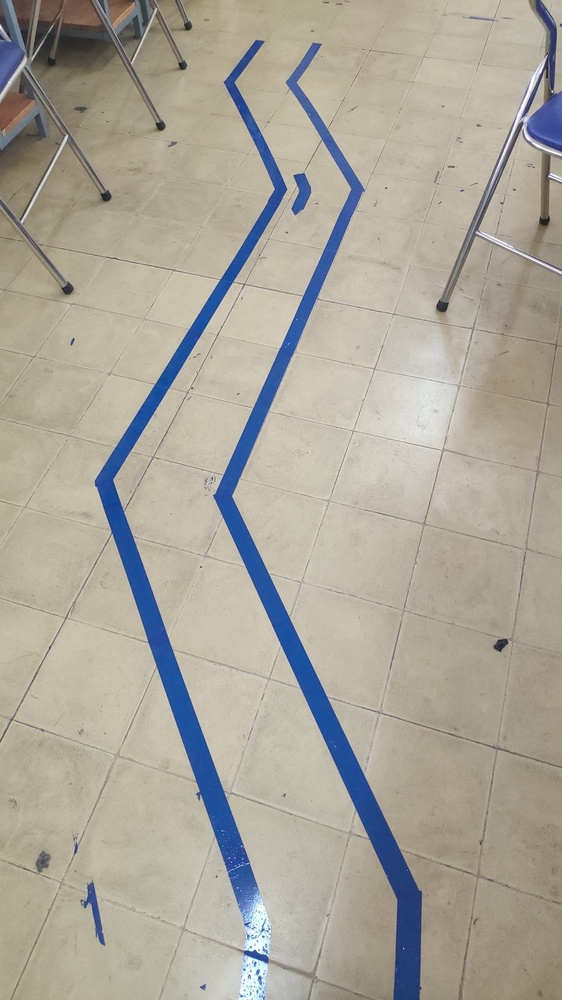
#> input picture Hinh anh ket qua/IMG_20200621_121804.jpg, 562 x 1000 px, shrunk from 794 x 1412 before the run, given in place of line3.mp4, which was not available
$ python 'road detect - legacy.py'
#> lines starting #> are read from the running program, lines starting #| are printed output that depends on the picture; after the words box and inside, x2 and y2 are one past the last pixel; in counts of white or black regions, pixels touching at a corner belong together; pictures that were not available may be replaced by others from this repository, and a replacement may not be noted
import cv2.cv2 as cv
import numpy as np
import matplotlib.pyplot as plt
import matplotlib.image as mpimg
import math


def display_heading_line(frame, steering_angle, line_color=(0, 0, 255), line_width=5 ):

    heading_image = np.zeros_like(frame)
    height = frame.shape[0]
    width = frame.shape[1]

    steering_angle_radian = steering_angle / 180.0 * np.pi
    x1 = int(width / 2)
    y1 = height
    x2 = int(x1 - height / 2 / math.tan(steering_angle_radian))
    y2 = int(height / 2)

    cv.line(heading_image, (x1, y1), (x2, y2), line_color, line_width)

    heading_image = cv.addWeighted(frame, 0.8, heading_image, 1, 1)

    return heading_image


def get_steering_angle(frame, lane_lines):
    height = frame.shape[0]
    width = frame.shape[1]

    if len(lane_lines) == 2:  # if two lane lines are detected
        _, _, left_x2, _ = lane_lines[0][0]  # extract left x2 from lane_lines array
        _, _, right_x2, _ = lane_lines[1][0]  # extract right x2 from lane_lines array
        mid = int(width / 2)
        x_offset = (left_x2 + right_x2) / 2 - mid
        y_offset = int(height / 2)

    elif len(lane_lines) == 1:  # if only one line is detected
        x1, _, x2, _ = lane_lines[0][0]
        x_offset = x2 - x1
        y_offset = int(height / 2)

    elif len(lane_lines) == 0:  # if no line is detected
        x_offset = 0
        y_offset = int(height / 2)

    angle_to_mid_radian = math.atan(x_offset / y_offset)
    angle_to_mid_deg = int(angle_to_mid_radian * 180.0 / math.pi)
    steering_angle = angle_to_mid_deg + 90

    return steering_angle


def detect_line_segments(cropped_edges):
    rho = 1
    theta = np.pi / 180
    min_threshold = 10
    line_segments = cv.HoughLinesP(cropped_edges, rho, theta, min_threshold,
                                    np.array([]), minLineLength=5, maxLineGap=0)
    return line_segments


def display_lines(frame, lines, line_color=(0, 255, 0), line_width=6): # line color (B,G,R)
    line_image = np.zeros_like(frame)

    if lines is not None:
        for line in lines:
            for x1, y1, x2, y2 in line:
                cv.line(line_image, (x1, y1), (x2, y2), line_color, line_width)

    line_image = cv.addWeighted(frame, 0.8, line_image, 1, 1)
    return line_image


def make_points(frame, line):
    height = frame.shape[0]
    width = frame.shape[1]
    slope, intercept = line
    y1 = height  # bottom of the frame
    y2 = int(y1 / 2)  # make points from middle of the frame down

    if slope == 0:
        slope = 0.1

    x1 = int((y1 - intercept) / slope)
    x2 = int((y2 - intercept) / slope)

    return [[x1, y1, x2, y2]]


def average_slope_intercept(frame, line_segments):
    lane_lines = []

    if line_segments is None:
        print("no line segment detected")
        return lane_lines

    height = frame.shape[0]
    width = frame.shape[1]
    left_fit = []
    right_fit = []
    boundary = 1/3

    left_region_boundary = width * (1 - boundary)
    right_region_boundary = width * boundary

    for line_segment in line_segments:
        for x1, y1, x2, y2 in line_segment:
            if x1 == x2:
                print("skipping vertical lines (slope = infinity)")
                continue

            fit = np.polyfit((x1, x2), (y1, y2), 1)
            slope = (y2 - y1) / (x2 - x1)
            intercept = y1 - (slope * x1)

            if slope < 0:
                if x1 < left_region_boundary and x2 < left_region_boundary:
                    left_fit.append((slope, intercept))
            else:
                if x1 > right_region_boundary and x2 > right_region_boundary:
                    right_fit.append((slope, intercept))

    left_fit_average = np.average(left_fit, axis=0)
    if len(left_fit) > 0:
        lane_lines.append(make_points(frame, left_fit_average))

    right_fit_average = np.average(right_fit, axis=0)
    if len(right_fit) > 0:
        lane_lines.append(make_points(frame, right_fit_average))

    # lane_lines is a 2-D array consisting the coordinates of the right and left lane lines
    # for example: lane_lines = [[x1,y1,x2,y2],[x1,y1,x2,y2]]
    # where the left array is for left lane and the right array is for right lane
    # all coordinate points are in pixels
    return lane_lines

def region_of_interest(img, vertices):
    mask_func = np.zeros_like(img)
    #channel_count = img.shape[2]
    match_mask_color = 255
    cv.fillPoly(mask_func, vertices, match_mask_color)
    # return
    masked_image = cv.bitwise_and(img, mask_func)
    return masked_image


# [17 lines left out: function drow_the_lines, not called in this run]

cap = cv.VideoCapture('line3.mp4')
while True:
    ret, frame = cap.read()
#> frame is the input picture: shape (1000, 562, 3); mean B, G, R 154.6, 165.7, 170.3
    if ret is not True:
        break
    image = frame
    gray = cv.cvtColor(image, cv.COLOR_BGR2HSV)
#> gray: shape (1000, 562, 3); mean H, S, V 29.4, 44.9, 177.3
    # cv.imshow('aaa', gray)
    # cv.waitKey(0)
    lower_blue = np.array([90, 120, 0], dtype = "uint8") # lower limit of blue color
    upper_blue = np.array([150, 255, 255], dtype="uint8") # upper limit of blue color
    mask = cv.inRange(gray, lower_blue,upper_blue) # this mask will filter out everything but blue
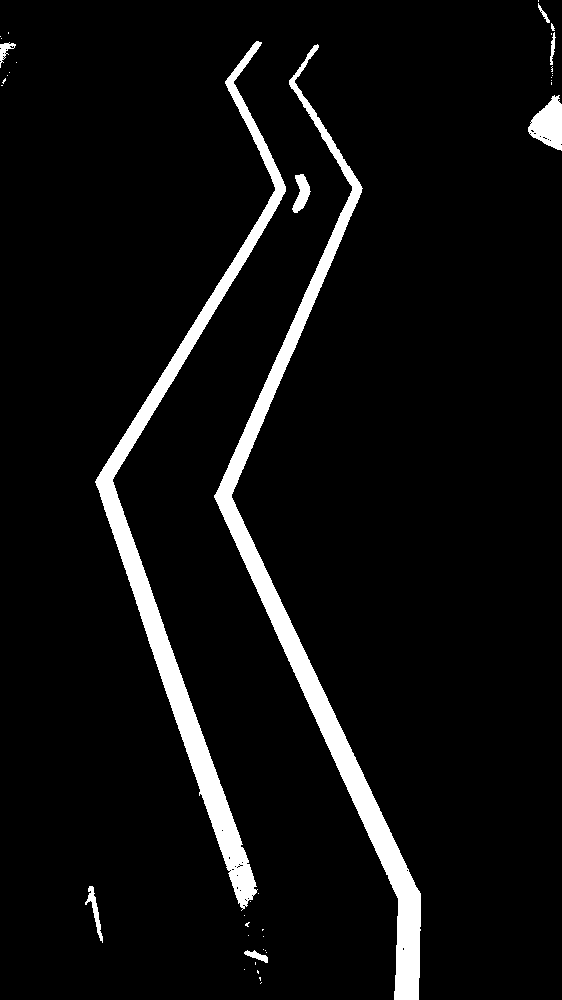
#> mask: shape (1000, 562); 6% white; 41 white regions (31 under 20 px), largest, box (x1, y1, x2, y2) and area: (214, 44, 421, 1000) 16491, (95, 41, 286, 911) 14565, (528, 95, 562, 151) 1192
    # cv.imshow('aaa', mask)
    # cv.waitKey(0)
    height = image.shape[0]
    width = image.shape[1]

    polygon = np.array([[
            (0, height),
            (0,  height/2),
            (width , height/2),
            (width , height),
        ]], np.int32)

    mask = region_of_interest(mask, polygon)
#> in region_of_interest, `cv.fillPoly(mask_func, vertices, match_mask_color)`:
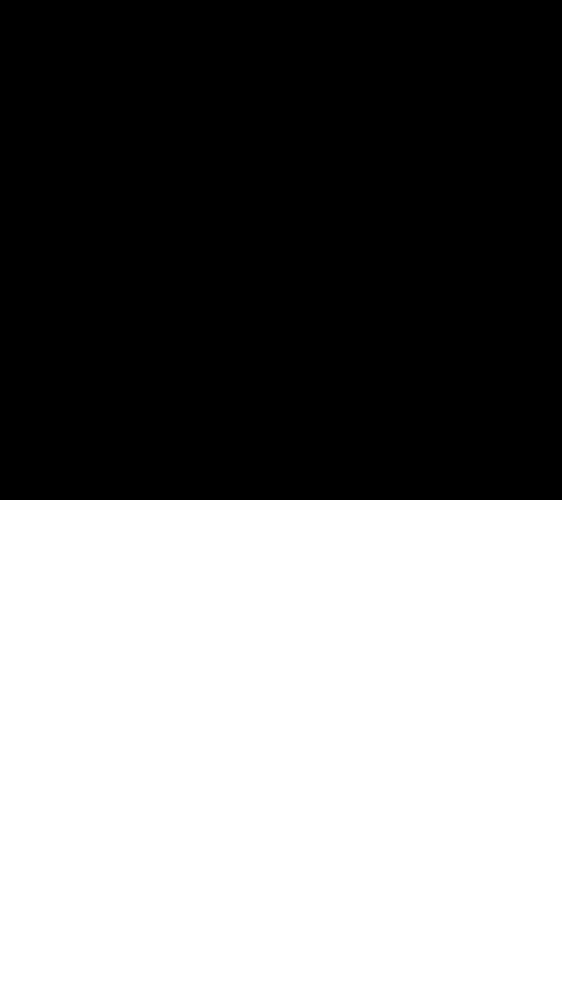
#> mask_func: shape (1000, 562); 50% white; 1 white region, box (x1, y1, x2, y2) and area: (0, 500, 562, 1000) 281000
    edges = cv.Canny(mask, 50, 100)
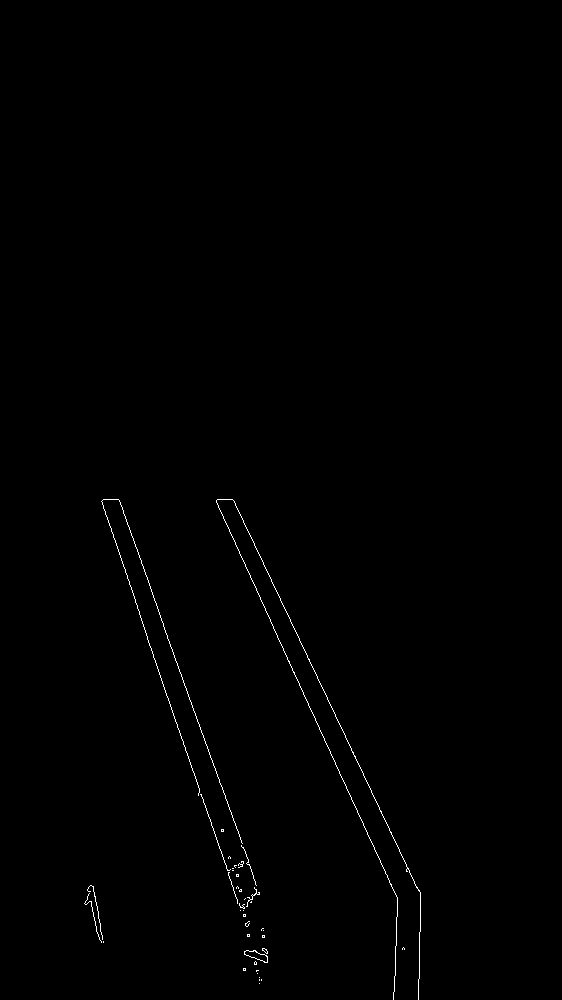
#> edges: shape (1000, 562); 0.4% white in thin lines or dots, all inside (x1, y1, x2, y2) = (84, 499, 421, 1000)
    # cv.imshow('aaa', mask)
    # cv.waitKey(0)

    lines_seg = detect_line_segments(edges)
#> in detect_line_segments, `line_segments = cv.HoughLinesP(cropped_edges, rho, theta, min_threshol..`: line_segments = 93 rows, first 6: [196, 717, 198, 723], [214, 832, 220, 850], [252, 580, 264, 607], [168, 639, 171, 648], [371, 791, 375, 800], [275, 588, 280, 599]
#> lines_seg has the same summary as line_segments in detect_line_segments
    lane_lines = average_slope_intercept(edges, lines_seg)
#> the loop in average_slope_intercept, `for line_segment in line_segments:` made 93 passes
#> (printed output is left out)
#> after the loop in average_slope_intercept, `for line_segment in line_segments:`: left_fit = []; right_fit = 59 pairs, first value 0 to 5, second value -391 to 499
#> in average_slope_intercept, `left_fit_average = np.average(left_fit, axis=0)`: left_fit_average = nan
#> in average_slope_intercept, `right_fit_average = np.average(right_fit, axis=0)`: right_fit_average = [2.62, 14.02]
#> in make_points, `slope, intercept = line`: slope = 2.62; intercept = 14.02
#> in make_points, `x1 = int((y1 - intercept) / slope)`: x1 = 376
#> in make_points, `x2 = int((y2 - intercept) / slope)`: x2 = 185
#> lane_lines = [[[376, 1000, 185, 500]]]

    line_image = display_lines(image,lane_lines)
#> the loop in display_lines, `for line in lines:` made 1 pass
#> after the loop in display_lines, `for line in lines:`:
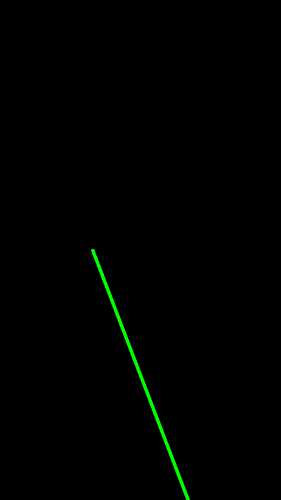
#> line_image: shape (1000, 562, 3) (shown at 1/2 size); mean of channels 0, 1, 2 0, 1.7, 0; drawn as B, G, R
#> in display_lines, `line_image = cv.addWeighted(frame, 0.8, line_image, 1, 1)`:
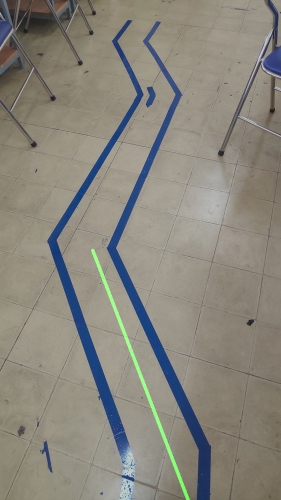
#> line_image: shape (1000, 562, 3) (shown at 1/2 size); mean B, G, R 124.7, 134.3, 137.2
    # cv.imshow('aaa', line_image)
    # cv.waitKey(0)
    angle = get_steering_angle(edges, lane_lines)
#> in get_steering_angle, `x1, _, x2, _ = lane_lines[0][0]`: x1 = 376; x2 = 185
#> in get_steering_angle, `x_offset = x2 - x1`: x_offset = -191
#> in get_steering_angle, `angle_to_mid_radian = math.atan(x_offset / y_offset)`: angle_to_mid_radian = -0.365
#> in get_steering_angle, `angle_to_mid_deg = int(angle_to_mid_radian * 180.0 / math.pi)`: angle_to_mid_deg = -20
#> in get_steering_angle, `steering_angle = angle_to_mid_deg + 90`: steering_angle = 70
#> angle = 70
    heading = display_heading_line(line_image, angle)
#> in display_heading_line, `steering_angle_radian = steering_angle / 180.0 * np.pi`: steering_angle_radian = 1.22
#> in display_heading_line, `x2 = int(x1 - height / 2 / math.tan(steering_angle_radian))`: x2 = 99
#> in display_heading_line, `heading_image = cv.addWeighted(frame, 0.8, heading_image, 1, 1)`:
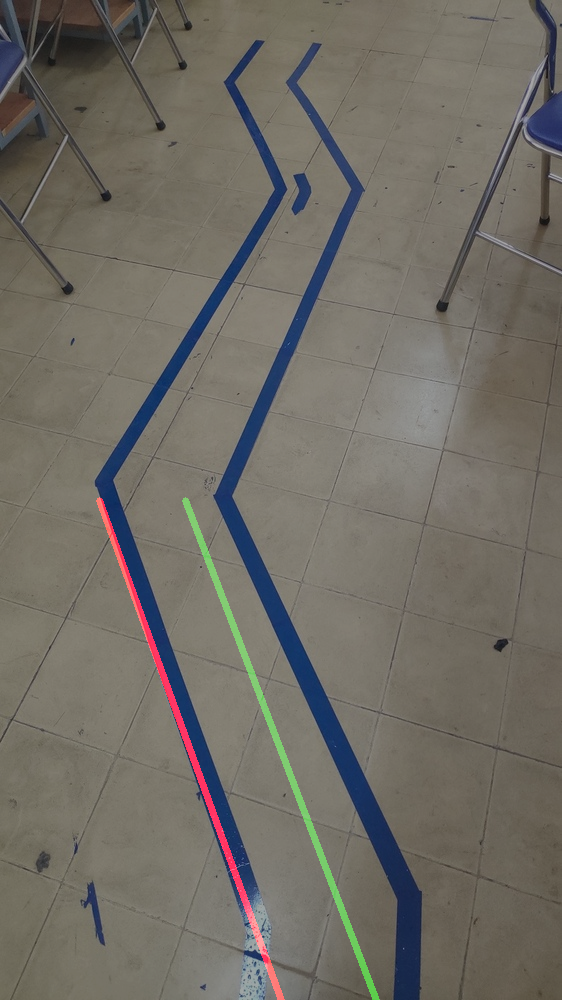
#> heading_image: shape (1000, 562, 3); mean B, G, R 100.8, 108.4, 112.1
    cv.imshow('aaa', heading)
    if cv.waitKey(25) == ord('q'):
#> (key q is pressed here)
        break
# [8 lines of commented-out code are left out]

cv.waitKey(0)
cv.destroyAllWindows()

$ run again, on Hinh anh ket qua/IMG_20200621_122842.jpg
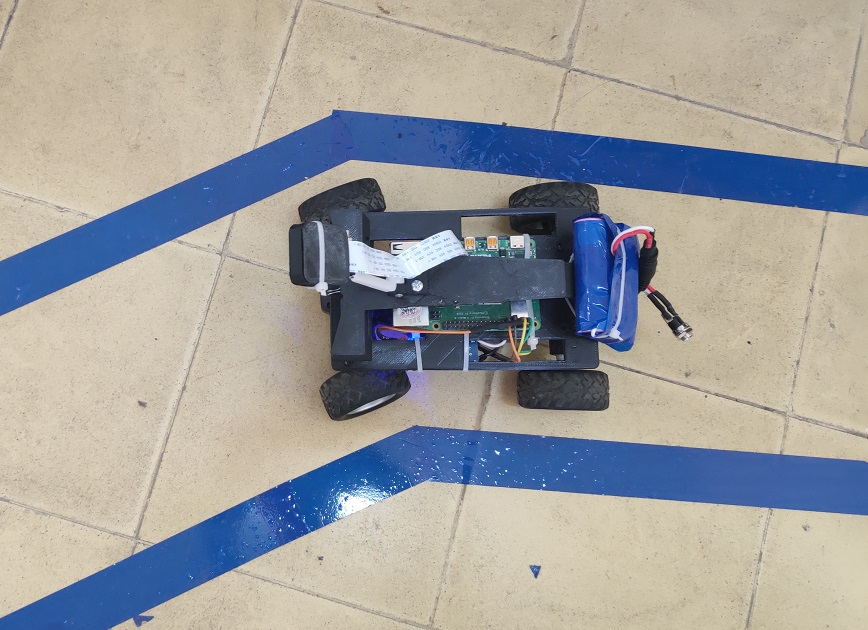
#> input picture Hinh anh ket qua/IMG_20200621_122842.jpg, 868 x 630 px, given in place of line3.mp4, which was not available
#> frame is the input picture: shape (630, 868, 3); mean B, G, R 158.4, 159.2, 159.4
#> gray: shape (630, 868, 3); mean H, S, V 45.2, 68.6, 181.4
#> `mask = cv.inRange(gray, lower_blue,upper_blue)`:
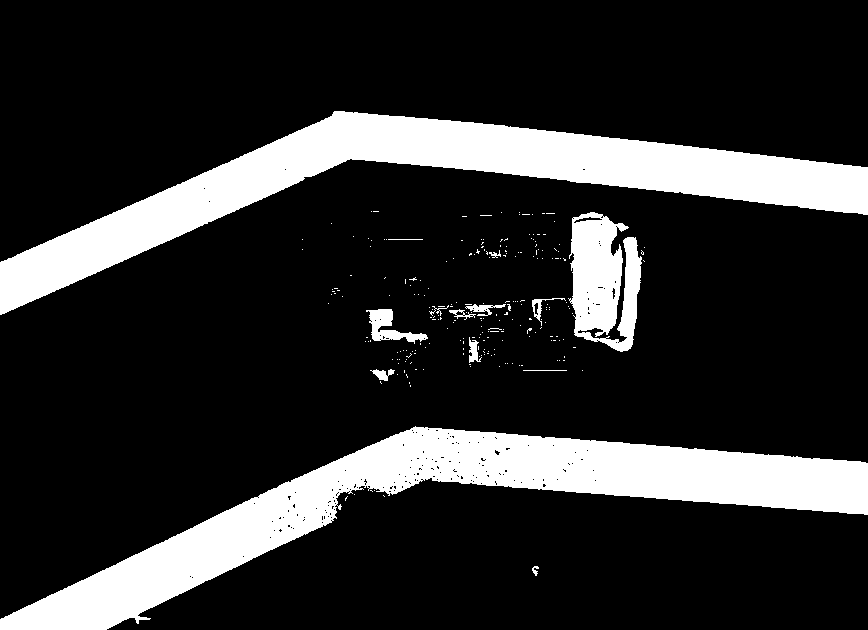
#> mask: shape (630, 868); 17.9% white; 235 white regions (221 under 20 px), largest, box (x1, y1, x2, y2) and area: (0, 426, 868, 630) 45390, (0, 111, 868, 315) 43180, (568, 212, 642, 352) 7050
#> mask_func: shape (630, 868); 50% white; 1 white region, box (x1, y1, x2, y2) and area: (0, 315, 868, 630) 273420
#> masked_image: shape (630, 868); 8.8% white; 119 white regions (110 under 20 px), largest, box (x1, y1, x2, y2) and area: (0, 426, 868, 630) 45390, (573, 315, 637, 352) 1412, (369, 315, 428, 344) 719
#> edges: shape (630, 868); 0.76% white in thin lines or dots, all inside (x1, y1, x2, y2) = (0, 314, 868, 630)
#> line_segments = 100 rows, first 6: [709, 502, 717, 502], [480, 431, 504, 432], [467, 483, 475, 483], [160, 542, 177, 534], [83, 579, 94, 574], [838, 512, 843, 512]
#> lines_seg has the same summary as line_segments in detect_line_segments
#> the loop in average_slope_intercept, `for line_segment in line_segments:` made 100 passes
#> (printed output is left out)
#> after the loop in average_slope_intercept, `for line_segment in line_segments:`: left_fit = 21 items, first 6: (-0.471, 617.3), (-0.455, 616.7), (-0.5, 684.5), (-0.467, 615.5), (-0.4, 598.8), (-0.483, 680.6); right_fit = 78 pairs, first value 0 to 0.143, second value 262 to 513
#> left_fit_average = [-0.48, 646.6]
#> slope = -0.48; intercept = 646.6
#> in make_points, `x1 = int((y1 - intercept) / slope)`: x1 = 34
#> in make_points, `x2 = int((y2 - intercept) / slope)`: x2 = 690
#> right_fit_average = [0.00386, 432.9]
#> lane_lines = [[[34, 630, 690, 315]], [[51005, 630, -30501, 315]]]
#> the loop in display_lines, `for line in lines:` made 2 passes
#> left_x2 = 690
#> right_x2 = -30501
#> x_offset = -15339.5
#> angle_to_mid_radian = -1.55
#> angle_to_mid_deg = -88
#> steering_angle = 2
#> steering_angle_radian = 0.0349
#> in display_heading_line, `x2 = int(x1 - height / 2 / math.tan(steering_angle_radian))`: x2 = -8586
#> in display_heading_line, `heading_image = cv.addWeighted(frame, 0.8, heading_image, 1, 1)`:
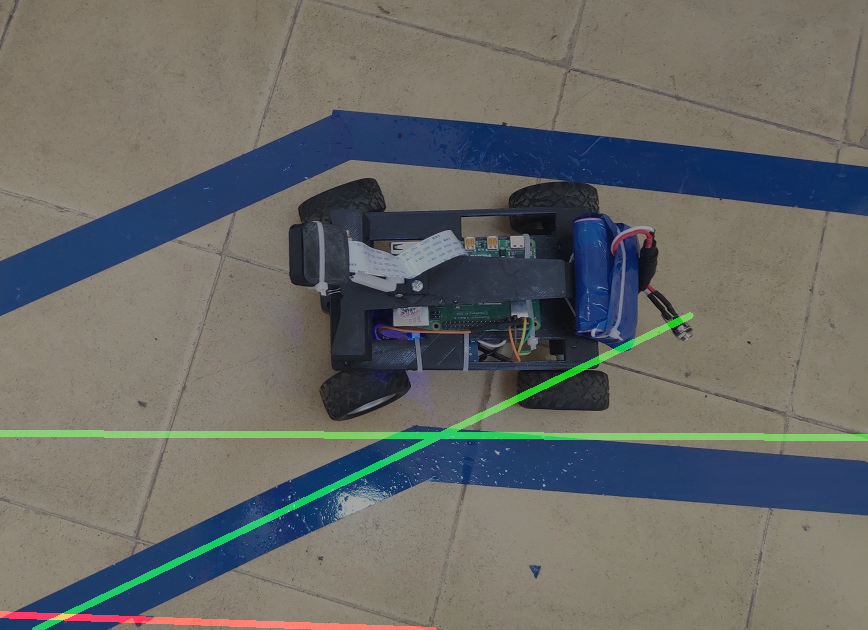
#> heading_image: shape (630, 868, 3); mean B, G, R 103.2, 106, 104.6
